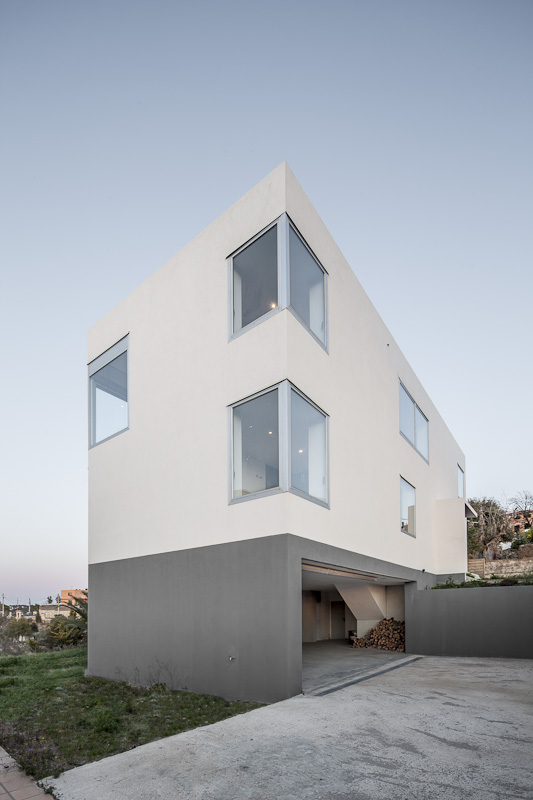
#> input picture openCV_class(cv2)/07_cornerHarris/img/house_01.jpg, 533 x 800 px
$ python d_goodFeaturesToTrack.py
#> lines starting #> are read from the running program, lines starting #| are printed output that depends on the picture; after the words box and inside, x2 and y2 are one past the last pixel; in counts of white or black regions, pixels touching at a corner belong together
#goodFeaturesToTrack 을 이용해서 영상을 출력 해보자.(Shi- Tomasi 코너 감지   )
import cv2
import numpy as np
from matplotlib import pyplot as plt
#print(cv2.goodFeaturesToTrack)

filename = 'img/house_01.jpg'

img  = cv2.imread(filename)
#> img is the input picture: shape (800, 533, 3); mean B, G, R 175.6, 168.7, 163.4
gray  = cv2.cvtColor( img, cv2.COLOR_BGR2GRAY)
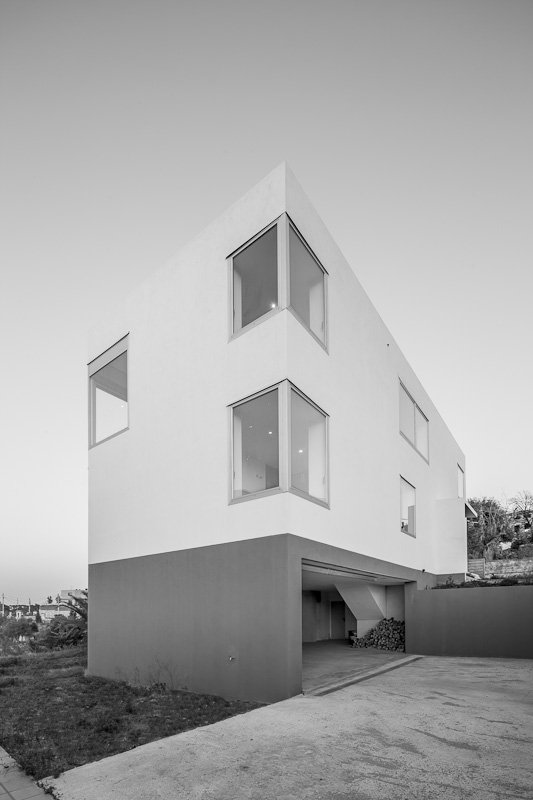
#> gray: shape (800, 533); min 0, max 254, mean 167.9

# maxCorners 파람값으로 튜닝
corners = cv2.goodFeaturesToTrack(gray, 100000000, 0.01,10 )
#> corners = 478 rows, first 8: [423, 569], [476, 516], [528, 518], [467, 574], [36, 612], [277, 388], [510, 543], [465, 504]
corners = np.int0(corners)

print(type(corners) )
#| <class 'numpy.ndarray'>
print(corners)
#> (printed output is left out)

for i in corners:
     x,y = i.ravel()  # 1차원 변경    /   reshape() 다차원으로 변경 / flatten()_ 다차원 복사본 원본X
     cv2.circle(img,(x,y), 3,255,-1)
#> this loop made 478 passes
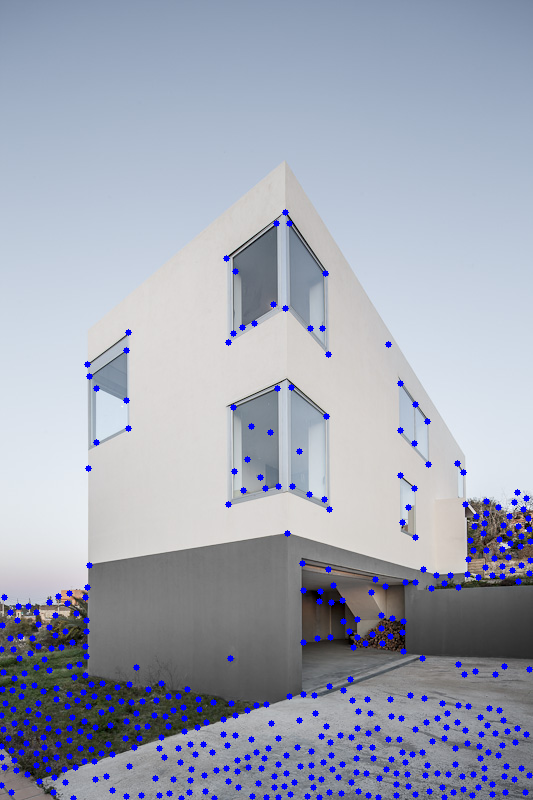
#> img: shape (800, 533, 3); 3.24% of pixels changed, all inside (x1, y1, x2, y2) = (0, 209, 533, 800)

plt.imshow(img), plt.show()

$ run again, with openCV_class(cv2)/07_cornerHarris/img/cat_with_glasses.jpg copied over openCV_class(cv2)/07_cornerHarris/img/house_01.jpg
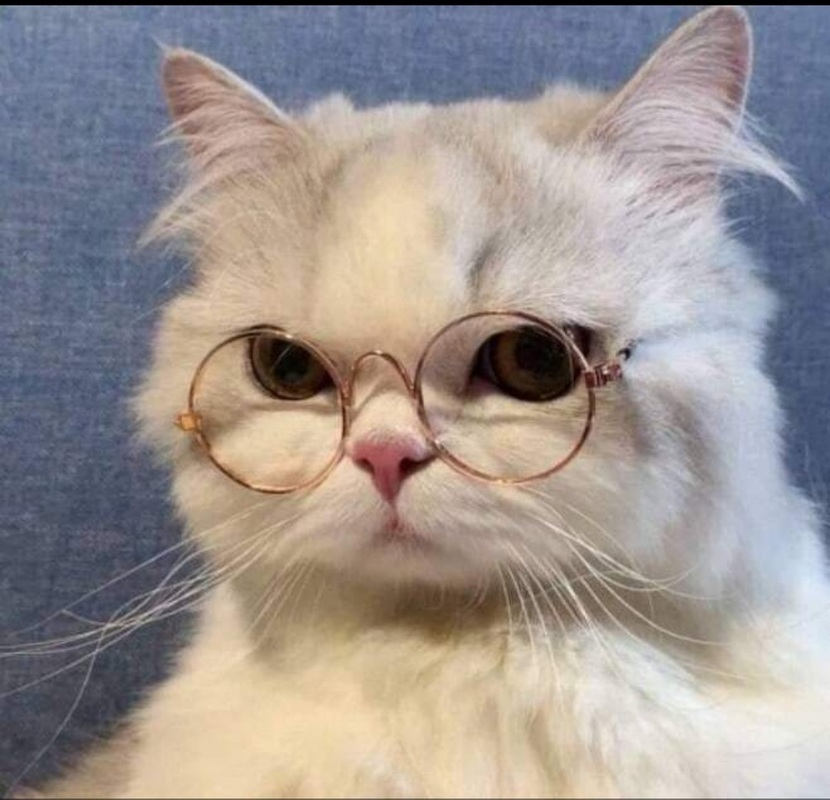
#> input picture openCV_class(cv2)/07_cornerHarris/img/cat_with_glasses.jpg, 830 x 800 px
#> img is the input picture: shape (800, 830, 3); mean B, G, R 146, 148.7, 156.9
#> `gray  = cv2.cvtColor( img, cv2.COLOR_BGR2GRAY)`:
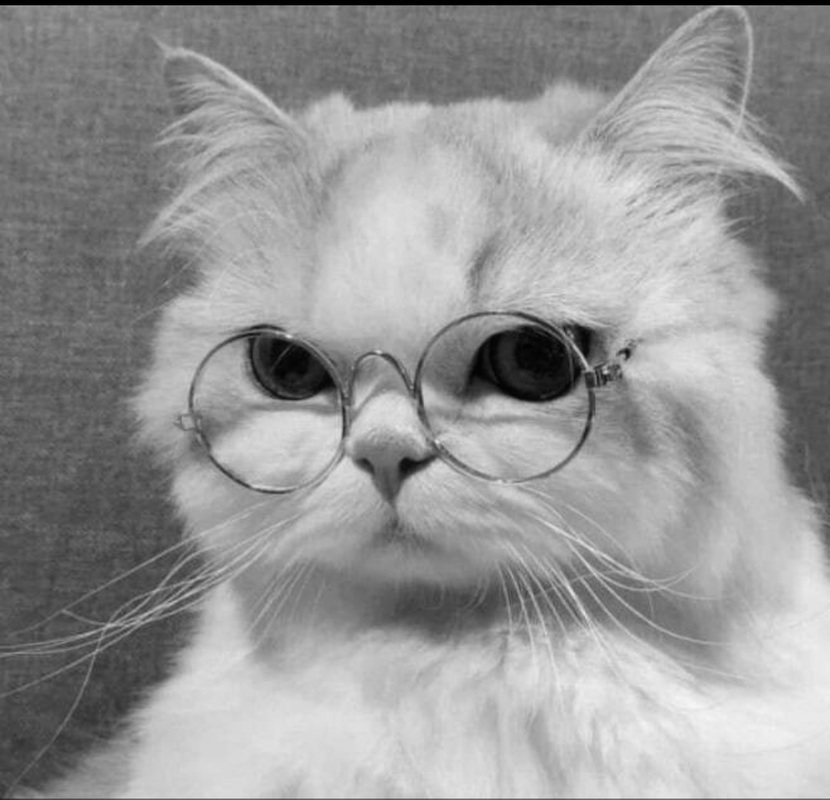
#> gray: shape (800, 830); min 0, max 246, mean 150.8
#> corners = 1843 rows, first 8: [604, 372], [586, 370], [625, 359], [381, 355], [412, 387], [568, 331], [291, 336], [346, 406]
#| <class 'numpy.ndarray'>
#> (printed output is left out)
#> the loop `for i in corners:` made 1843 passes
#> after the loop `for i in corners:`:
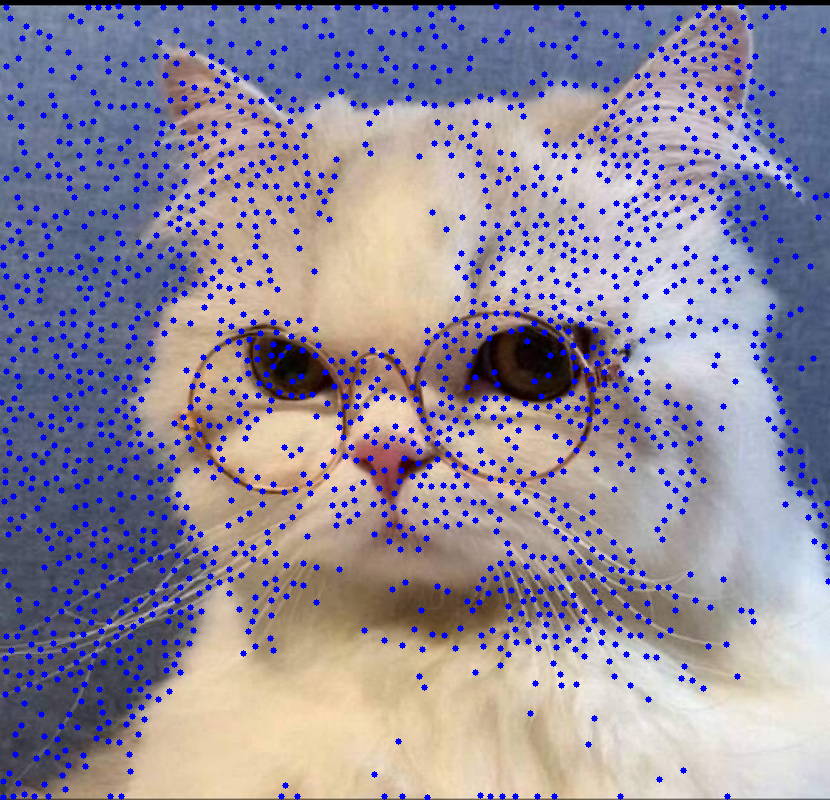
#> img: shape (800, 830, 3); 8.05% of pixels changed, all inside (x1, y1, x2, y2) = (0, 3, 830, 800)

$ run again, with openCV_class(cv2)/07_cornerHarris/img/dave.jpg copied over openCV_class(cv2)/07_cornerHarris/img/house_01.jpg
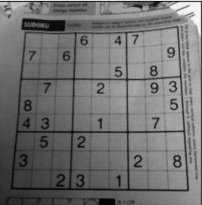
#> input picture openCV_class(cv2)/07_cornerHarris/img/dave.jpg, 202 x 205 px
#> img is the input picture: shape (205, 202, 3); min 0, max 255, mean 112.3
#> corners = 164 rows, first 8: [199, 3], [153, 68], [177, 158], [158, 118], [137, 35], [141, 8], [154, 86], [171, 103]
#| <class 'numpy.ndarray'>
#> (printed output is left out)
#> the loop `for i in corners:` made 164 passes
#> after the loop `for i in corners:`:
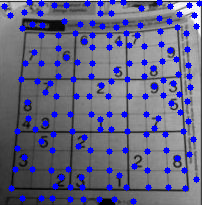
#> img: shape (205, 202, 3); 11.46% of pixels changed, all inside (x1, y1, x2, y2) = (1, 0, 202, 205)
